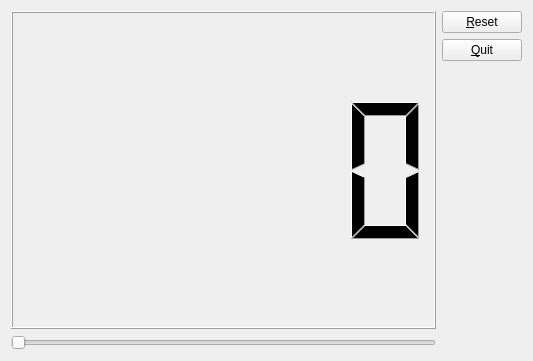
<?xml version="1.0" encoding="UTF-8"?>
<ui version="4.0">
 <class>MyForm</class>
 <widget class="QWidget" name="MyForm">
  <property name="geometry">
   <rect>
    <x>0</x>
    <y>0</y>
    <width>533</width>
    <height>361</height>
   </rect>
  </property>
  <property name="windowTitle">
   <string>DesignedWidget</string>
  </property>
  <layout class="QHBoxLayout" name="horizontalLayout">
   <item>
    <layout class="QVBoxLayout" name="verticalLayout">
     <item>
      <widget class="QLCDNumber" name="m_plcd"/>
     </item>
     <item>
      <widget class="QSlider" name="m_psld">
       <property name="orientation">
        <enum>Qt::Horizontal</enum>
       </property>
      </widget>
     </item>
    </layout>
   </item>
   <item>
    <layout class="QVBoxLayout" name="verticalLayout_2">
     <item>
      <widget class="QPushButton" name="m_pcmdReset">
       <property name="text">
        <string>&amp;Reset</string>
       </property>
      </widget>
     </item>
     <item>
      <widget class="QPushButton" name="m_pcmdQuit">
       <property name="text">
        <string>&amp;Quit</string>
       </property>
      </widget>
     </item>
     <item>
      <spacer name="verticalSpacer">
       <property name="orientation">
        <enum>Qt::Vertical</enum>
       </property>
       <property name="sizeHint" stdset="0">
        <size>
         <width>20</width>
         <height>40</height>
        </size>
       </property>
      </spacer>
     </item>
    </layout>
   </item>
  </layout>
 </widget>
 <tabstops>
  <tabstop>m_pcmdQuit</tabstop>
  <tabstop>m_pcmdReset</tabstop>
  <tabstop>m_psld</tabstop>
 </tabstops>
 <resources/>
 <connections>
  <connection>
   <sender>m_psld</sender>
   <signal>valueChanged(int)</signal>
   <receiver>m_plcd</receiver>
   <slot>display(int)</slot>
   <hints>
    <hint type="sourcelabel">
     <x>174</x>
     <y>278</y>
    </hint>
    <hint type="destinationlabel">
     <x>174</x>
     <y>224</y>
    </hint>
   </hints>
  </connection>
  <connection>
   <sender>m_pcmdQuit</sender>
   <signal>clicked()</signal>
   <receiver>MyForm</receiver>
   <slot>close()</slot>
   <hints>
    <hint type="sourcelabel">
     <x>347</x>
     <y>66</y>
    </hint>
    <hint type="destinationlabel">
     <x>391</x>
     <y>183</y>
    </hint>
   </hints>
  </connection>
 </connections>
</ui>
